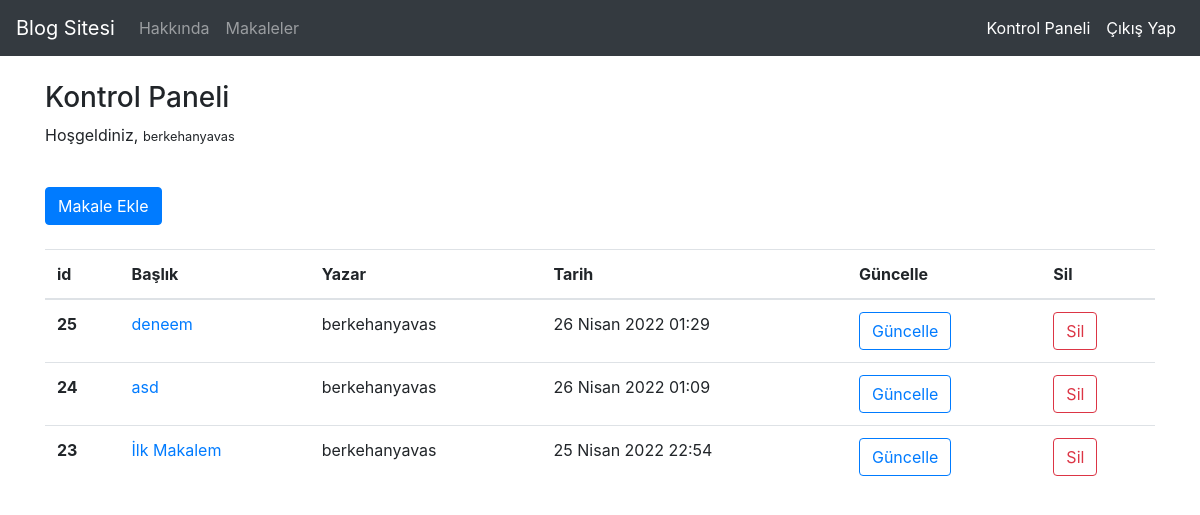
/makaleler/kontrolpaneli/ (signed in), run on the app's committed database.
### article/models.py (models this page shows, shortened)
class Article(models.Model):
    author = models.ForeignKey("auth.User",on_delete = models.CASCADE,verbose_name= "Yazar")
    title = models.CharField(max_length=50,verbose_name="Başlık")
    content = RichTextField()
    created_date = models.DateTimeField(auto_now_add=True,verbose_name="Oluşturulma Tarihi")
    article_image = models.FileField(blank= True,null=True,verbose_name="Makaleye Fotoğraf ekleyin.")
    class Meta:
        ordering = ['-created_date']

### article/views.py (the view)
# urls.py: path('kontrolpaneli/',views.dashboard,name="kontrolpaneli"),
@login_required(login_url="user:giris")
def dashboard(request):
    makaleler = Article.objects.filter(author = request.user)
    context = {
        "makaleler": makaleler
    }
    return render(request,"kontrolpaneli.html",context)

### templates/kontrolpaneli.html
{% extends 'layout.html' %}
{% block body %}
<h3>Kontrol Paneli</h3>
<p>
    Hoşgeldiniz, <small>{{request.user.username}}</small>
</p>
<br>
<a class = "btn btn-primary" href = "/makaleler/makaleekle">Makale Ekle</a>
<br><br>
{% if makaleler %}
<table class="table table-hover">
    <thead>
      <tr>
        <th scope="col">id</th>
        <th scope="col">Başlık</th>
        <th scope="col">Yazar</th>
        <th scope="col">Tarih</th>
        <th scope="col">Güncelle</th>
        <th scope="col">Sil</th>
      </tr>
    </thead>
    <tbody>
    {% for makale in makaleler %}
        <tr>
            <th scope="row">{{makale.id}}</th>
            <td><a href="/makaleler/makale/{{makale.id}}"> {{makale.title}} </a></td>
            <td>{{makale.author.username}}</td>
            <td>{{makale.created_date}}</td>
            <td><a class = "btn btn-outline-primary" href="/makaleler/guncelle/{{makale.id}}">Güncelle</a></td>
            <td><a class = "btn btn-outline-danger" href="/makaleler/sil/{{makale.id}}">Sil</a></td>
        </tr>
    {% endfor %}
    </tbody>
  </table>
{% else %}
<div class = "alert alert-danger" >
    Henüz bir makaleniz bulunmuyor
</div>
{% endif %}
{% endblock body %}

### data on the page
Article: id "25", title "deneem", author.username "berkehanyavas", created_date "26 Nisan 2022 01:29"
Article: id "24", title "asd", author.username "berkehanyavas", created_date "26 Nisan 2022 01:09"
Article: id "23", title "İlk Makalem", author.username "berkehanyavas", created_date "25 Nisan 2022 22:54"

### other printed values
{{ request.user.username }} "berkehanyavas"
